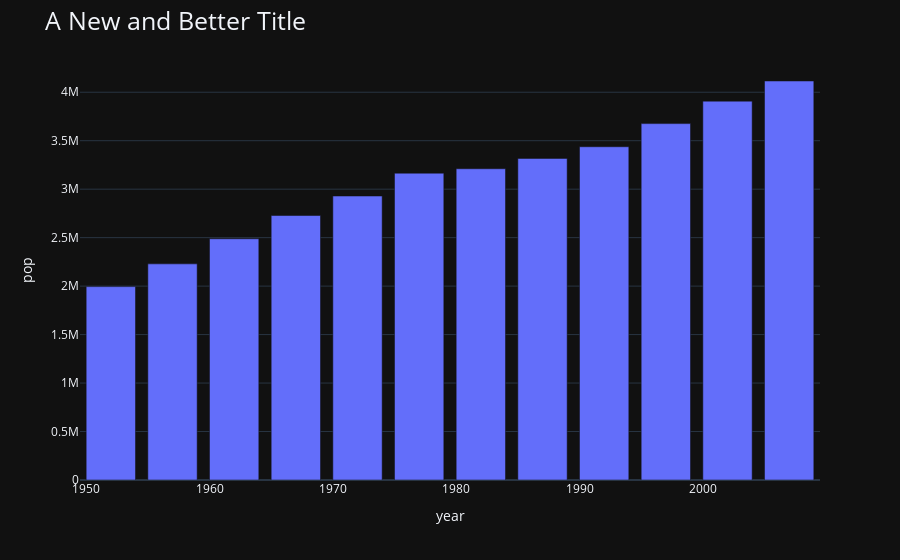

The code cell stored with this chart in its notebook:
### Markdown cell above
# Changing `layout`

### Code cell
fig.update_layout(template='plotly_dark')
fig.show()

### Figure 1 — Plotly figure (JSON) as saved in the notebook; plotly's stock layout.template omitted (floating-point values rounded to 4 significant figures)
{"data": [{"alignmentgroup": "True", "hovertemplate": "year=%{x}<br>pop=%{y}<extra></extra>", "legendgroup": "", "marker": {"color": "#636efa"}, "name": "", "offsetgroup": "", "orientation": "v", "showlegend": false, "textposition": "auto", "type": "bar", "x": [1952, 1957, 1962, 1967, 1972, 1977, 1982, 1987, 1992, 1997, 2002, 2007], "xaxis": "x", "y": [1994794, 2229407, 2488550, 2728150, 2929100, 3164900, 3210650, 3317166, 3437674, 3676187, 3908037, 4115771], "yaxis": "y"}], "layout": {"barmode": "relative", "legend": {"tracegroupgap": 0}, "margin": {"t": 60}, "title": {"font": {"size": 25}, "text": "A New and Better Title"}, "xaxis": {"anchor": "y", "domain": [0, 1], "title": {"text": "year"}}, "yaxis": {"anchor": "x", "domain": [0, 1], "title": {"text": "pop"}}}}
